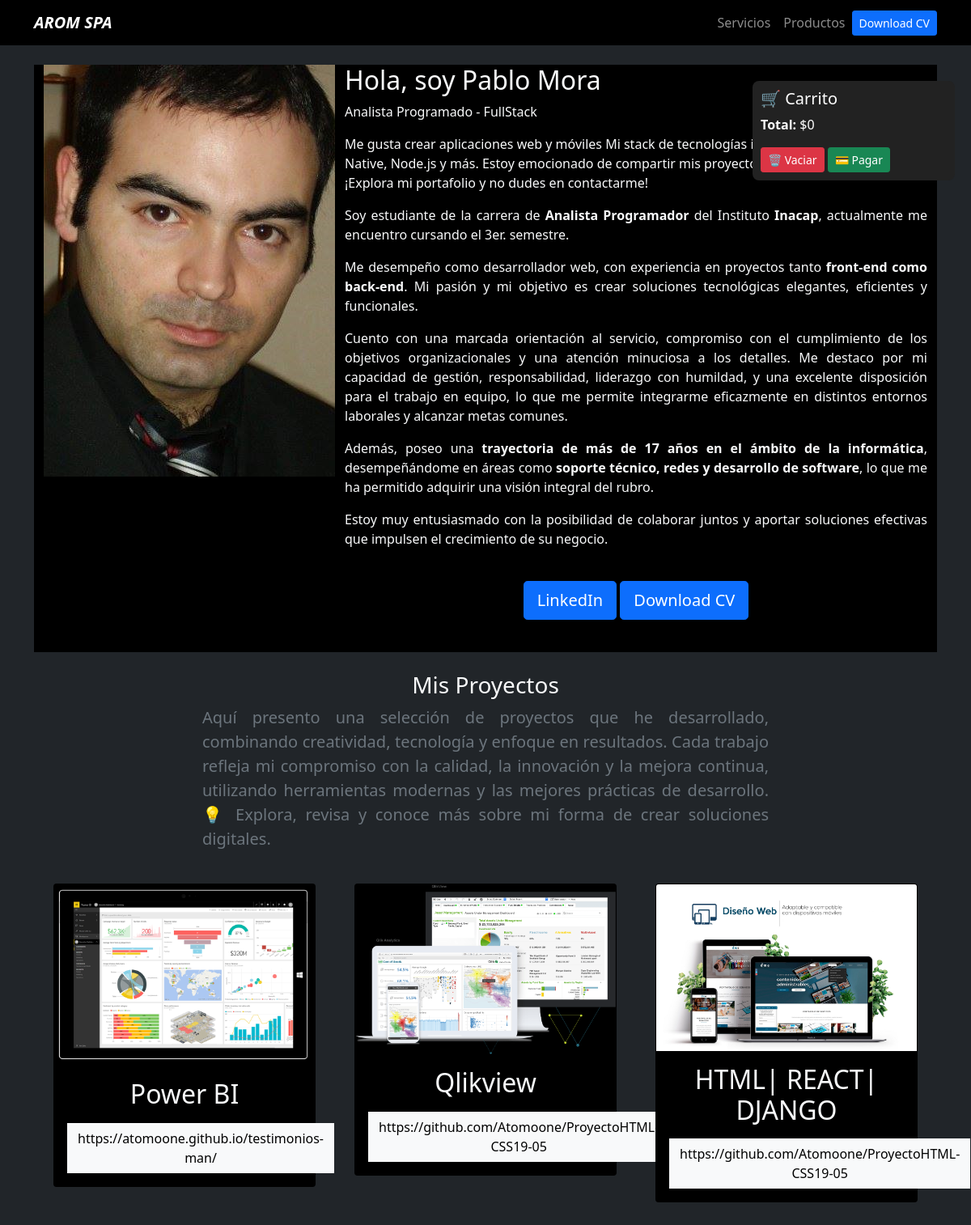
The page / on the database its author committed.
### portfolio/models.py (models this page shows)
class Proyecto(models.Model):
    title = CharField(max_length=100)
    descrition = CharField(max_length=250)
    image = ImageField(upload_to='portfolio/images/')
    url = URLField(blank=True)
    fecha_creacion = models.DateTimeField(auto_now_add=True)

### portfolio/views.py (the view)
# urls.py: 2. Add a URL to urlpatterns:  path('', views.home, name='home')
def home(request):
    proyectos = Proyecto.objects.all()
    return render(request, 'home.html', {'proyecto': proyectos})

### portfolio/templates/home.html (shortened to what this page needs)
{% extends 'layout.html' %}
{% block content %}
{% load static %}
<header class="row bg-black ">
    <div class="col-md-4">
<img src="{% static 'portfolio/mi_foto01.jpg' %}" alt=""/>
    </div>
    <div class="col-md-8" my-auto>
        <h2>Hola, soy Pablo Mora</h2>
        <p>Analista Programado - FullStack</p>
        Me gusta crear aplicaciones web y móviles
        Mi stack de tecnologías incluye Django, React, React Native, Node.js y más.
        Estoy emocionado de compartir mis proyectos y conocimientos contigo.
        ¡Explora mi portafolio y no dudes en contactarme!</p>
        <p><p style="text-align: justify;">Soy estudiante de la carrera de <b>Analista Programador</b> del Instituto <b>Inacap</b>,
      actualmente me encuentro cursando el 3er. semestre.</p>
      <p style="text-align: justify;">Me desempeño como desarrollador web, con experiencia en proyectos tanto <B>front-end como back-end</B>. Mi pasión y mi objetivo es crear soluciones tecnológicas elegantes, eficientes y funcionales.</p>
<p style="text-align: justify;">Cuento con una marcada orientación al servicio, compromiso con el cumplimiento de los objetivos organizacionales y una atención
minuciosa a los detalles. Me destaco por mi capacidad de gestión, responsabilidad, liderazgo con humildad, y una excelente disposición
 para el trabajo en equipo, lo que me permite integrarme eficazmente en distintos entornos laborales y alcanzar metas comunes.</p>
<p style="text-align: justify;">Además, poseo una <B>trayectoria de más de 17 años en el ámbito de la informática</B>, desempeñándome en áreas como <B>soporte técnico,
redes y desarrollo de software</B>, lo que me ha permitido adquirir una visión integral del rubro.</p>
<p style="text-align: justify;">Estoy muy entusiasmado con la posibilidad de colaborar juntos y aportar soluciones efectivas que impulsen el crecimiento de su negocio.</p></p>
<div class="col my-4 text-center">
<a href="https://www.linkedin.com/in/pablo-mora-gonz%C3%A1lez-957aa1188" class="btn btn-primary btn-lg rounde-0 my-3" target="_blank">LinkedIn</a>
    <a href="{% static 'portfolio/CV_PM_25.pdf' %}" class="btn btn-primary btn-lg rounde-0 my-3">Download CV</a>
</div>
    </div>
</header>
<div class="row my-4 text-center">
    <h3>Mis Proyectos</h3>
  <div class="container text-center">
      <p class="lead text-muted mx-auto" style="text-align: justify; max-width: 700px;">
      Aquí presento una selección de proyectos que he desarrollado,
      combinando creatividad, tecnología y enfoque en resultados.
      Cada trabajo refleja mi compromiso con la calidad, la innovación y la mejora continua,
      utilizando herramientas modernas y las mejores prácticas de desarrollo.
      💡 Explora, revisa y conoce más sobre mi forma de crear soluciones digitales.
    </p>
  </div>
{% for proyecto in proyecto %}
<div class="col-md-4 p-4">
    <div class="card bg-black card-project">
         <img src="{{ proyecto.image.url }}" alt="{{proyecto.title}}" class="card-img-top"/>
        <div class="card-body">
                <h2>{{ proyecto.title }}</h2><p>{{ proyecto.description }}</p>
    {% if proyecto.url %}
     <a href="{{proyecto.url}}" class="btn btn-light rounded-0 btm-sm" target="_blank">{{proyecto.url}}</a>
    {% endif %}
        </div>
    </div>
</div>
    {% endfor %}
    {% endblock %}

### portfolio/static/main.css (style rules this page uses)
body { background: #090909; }
.bg-black { background: #000; }

### rows shown on the page
Proyecto: image (picture), title "Power BI", url "https://atomoone.github.io/testimonios-man/"
Proyecto: image (picture), title "Qlikview", url "https://github.com/Atomoone/ProyectoHTML-CSS19-05"
Proyecto: image (picture), title "HTML| REACT| DJANGO", url "https://github.com/Atomoone/ProyectoHTML-CSS19-05"
